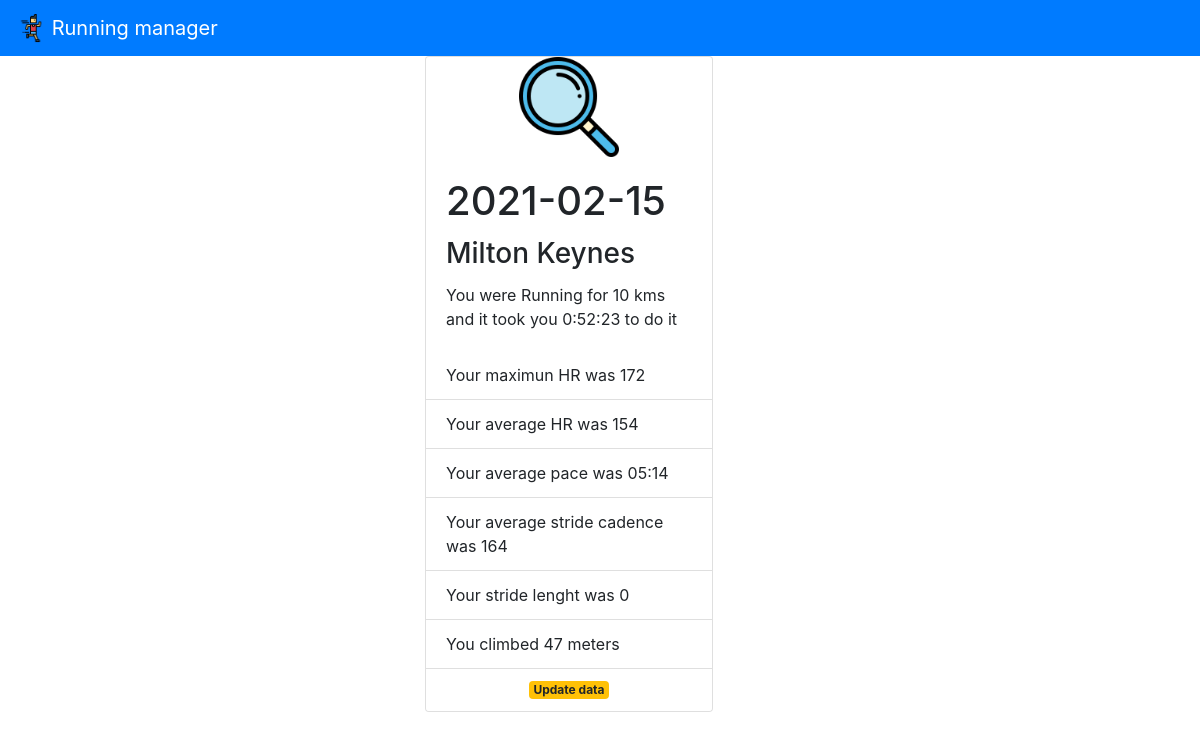
Screenshot of /details?date=2021-02-15&dist=10 with the database file from the repository.
### tables this page shows
CREATE TABLE "activitiesTb" (
	"index"	INTEGER,
	"ActivityType"	TEXT,
	"Date"	TEXT,
	"Race"	INTEGER,
	"Title"	TEXT,
	"Distance"	NUMERIC,
	"Calories"	INTEGER,
	"Time"	TEXT,
	"AvgHR"	INTEGER,
	"MaxHR"	INTEGER,
	"AvgCadence"	INTEGER,
	"MaxCadence"	INTEGER,
	"AvgPace"	TEXT,
	"ElevGain"	INTEGER,
	"ElevLoss"	INTEGER,
	"AvgStrideLength"	NUMERIC,
	PRIMARY KEY("index" AUTOINCREMENT)
);

### app.py (the view)
@app.route('/details', methods=("POST", "GET"))
def details():
    date = request.args.get('date')
    dist = request.args.get('dist')
    return render_template("view_details.html", results=db_management.view_details(date,dist))

### db_management.py (called while the page is built)
def view_details(date, distance):
    try:
        date=date
        distance=distance
        conn=sqlite3.connect("runningLog.sqlite")
        cur=conn.cursor()
        split_string = str(distance).split(".", 1)
        distance = split_string[0]
        date = str(date)+'%'
        distance=str(distance)+'%'
        query_string = 'SELECT * FROM activitiesTb WHERE date LIKE ? AND Distance LIKE ?'
        cur.execute(query_string, (date, distance))
        result=cur.fetchone()
        conn.close()
        return result
    except:
        return redirect(url_for('wrong'))

### templates/view_details.html (shortened to what this page needs)
{% extends "template.html" %}
{% block header %}
<div class="container">
  <div class="row">
    <div class="col">
    </div>
    <div class="col">
      <div class="card" style="width: 18rem;">
        <img src="/static/search.png" class="rounded mx-auto d-block" style="width:100px;height:100px;">
        <div class="card-body">
          <h1 class="card-title">{{ '{:.10}'.format(results[2]) }}</h1>
          <h3 class="card-title">{{ results[4] }}</h3>
          <p class="card-text">You were {{ results[1] }} for {{ results[5]}} kms and it took you {{ results[7] }} to do it</p>
        </div>
        <ul class="list-group list-group-flush">
          <li class="list-group-item">Your maximun HR was {{ results[9] }}</li>
          <li class="list-group-item">Your average HR was {{ results[8] }}</li>
          <li class="list-group-item">Your average pace was {{ results[12] }}</li>
          <li class="list-group-item">Your average stride cadence was {{ results[10] }}</li>
          <li class="list-group-item">Your stride lenght was {{ results[15] }}</li>
          <li class="list-group-item">You climbed {{ results[13] }} meters</li>
          <li class="list-group-item"><p class="card-text" style="text-align:center"><a href="/update_activity?actDate={{results[2]}}&actDistance={{results[5]}}"  class="badge badge-warning">Update data</a></p></li>
        </ul>
      </div>
    </div>
    <div class="col">
    </div>
  </div>
</div>
{% endblock %}

### rows the page displays
activitiesTb: Date "2021-02-15", Title "Milton Keynes", ActivityType "Running", Distance "10", Time "0:52:23", MaxHR "172", AvgHR "154", AvgPace "05:14", AvgCadence "164", AvgStrideLength "0", ElevGain "47"
